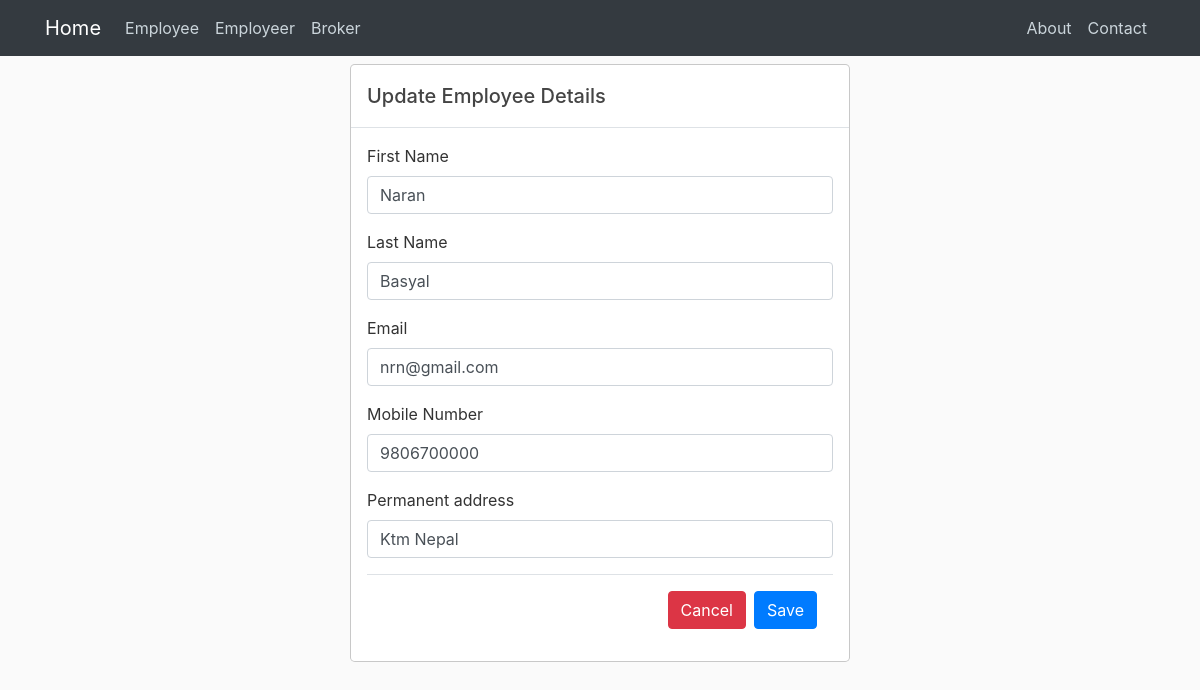
Page /employee_update/5/ on the earlier database version.
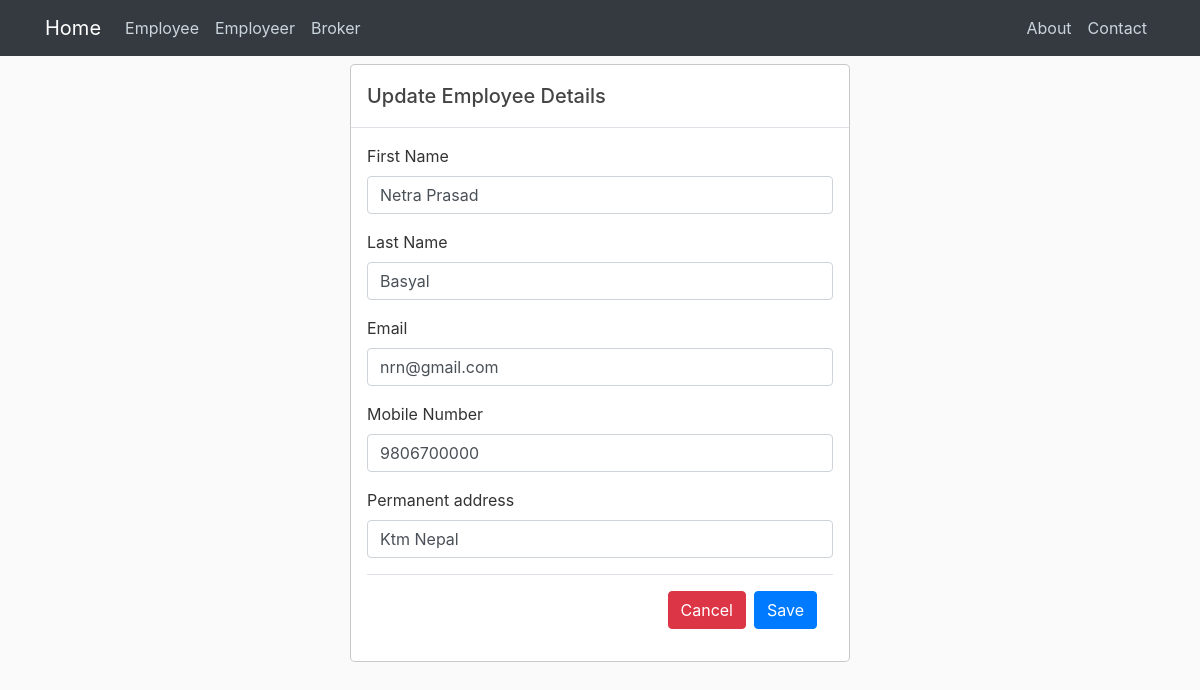
Same page on the later database version.
### employee/models.py (models this page shows)
class Employee(models.Model):
    first_name = models.CharField(max_length = 20)
    last_name = models.CharField(max_length = 20)
    email    = models.EmailField(max_length = 20)
    mobile = models.CharField(unique = True,max_length=10, validators=[RegexValidator(r'^\d{1,10}$')])
    address = models.CharField(max_length =30)

### employee/views.py (the view, shortened to what this page needs)
# urls.py: path('employee_update/<int:id>/',views.employee_update,name="employee-update"),
def employee_update(request,id):
    employee_obj = Employee.objects.get(id=id)
    context={
        'employee':employee_obj,
    }
    return render(request,'employee/employee_update.html',context)

### employee/templates/employee/employee_update.html (shortened to what this page needs)
{% extends 'base.html' %}
{% block main %}
    <form action="" method="POST">
      <div class="modal-dialog" role="document">
        <div class="modal-content">
          <div class="modal-header">
            <h5 class="modal-title" id="exampleModalLabel">Update Employee Details</h5>
          </div>
          <div class="modal-body">
              <div class="form-group">
                <label >First Name</label>
                <input type="text" class="form-control"  placeholder="First Name" name="first_name" value="{{employee.first_name}}">
              </div>
              <div class="form-group">
                <label >Last Name</label>
                <input type="text" class="form-control"  placeholder="Last Name" name="last_name" value="{{employee.last_name}}">
              </div>
              <div class="form-group">
                <label for="exampleInputEmail1">Email</label>
                <input type="email" class="form-control" id="exampleInputEmail1" aria-describedby="emailHelp" placeholder="eg: abc@gmail.com" name="email" value="{{employee.email}}">
              </div>
              <div class="form-group">
                <label >Mobile Number</label>
                <input type="text" class="form-control"  placeholder="phone number" name="mobile" value="{{employee.mobile}}">
              </div>
              <div class="form-group">
                <label >Permanent address</label>
                <input type="text" class="form-control"  placeholder="Address" name="address" value="{{employee.address}}">
              </div>
          <div class="modal-footer">
            <a class="btn btn-danger" href="{% url "employee-home" %}">Cancel</a>
            <button type="submit" class="btn btn-primary">Save</button>
          </div>
        </div>
      </div>
     </div>
    </form>
{% endblock %}

Differences in the rows shown:
changed Employee "Basyal": first_name "Naran" → "Netra Prasad"
